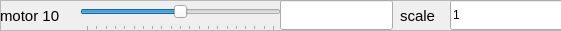
  <widget class="QFrame" name="frame_11">
   <property name="geometry">
    <rect>
     <x>10</x>
     <y>330</y>
     <width>561</width>
     <height>31</height>
    </rect>
   </property>
   <property name="frameShape">
    <enum>QFrame::StyledPanel</enum>
   </property>
   <property name="frameShadow">
    <enum>QFrame::Raised</enum>
   </property>
   <widget class="QLabel" name="name_11">
    <property name="geometry">
     <rect>
      <x>0</x>
      <y>0</y>
      <width>81</width>
      <height>31</height>
     </rect>
    </property>
    <property name="font">
     <font>
      <pointsize>11</pointsize>
      <weight>50</weight>
      <italic>false</italic>
      <bold>false</bold>
     </font>
    </property>
    <property name="text">
     <string>motor 10</string>
    </property>
   </widget>
   <widget class="QSlider" name="motor_setPoint_slider_10">
    <property name="geometry">
     <rect>
      <x>80</x>
      <y>0</y>
      <width>201</width>
      <height>31</height>
     </rect>
    </property>
    <property name="toolTip">
     <string extracomment="slider to move change set point for this motor"/>
    </property>
    <property name="minimum">
     <number>-100</number>
    </property>
    <property name="maximum">
     <number>100</number>
    </property>
    <property name="value">
     <number>0</number>
    </property>
    <property name="orientation">
     <enum>Qt::Horizontal</enum>
    </property>
    <property name="tickPosition">
     <enum>QSlider::TicksBelow</enum>
    </property>
    <property name="tickInterval">
     <number>10</number>
    </property>
   </widget>
   <widget class="QLineEdit" name="motor_setPoint_10">
    <property name="geometry">
     <rect>
      <x>280</x>
      <y>0</y>
      <width>113</width>
      <height>30</height>
     </rect>
    </property>
    <property name="text">
     <string extracomment="manually change set point here"/>
    </property>
    <property name="readOnly">
     <bool>true</bool>
    </property>
   </widget>
   <widget class="QLabel" name="scale_11">
    <property name="geometry">
     <rect>
      <x>400</x>
      <y>0</y>
      <width>41</width>
      <height>31</height>
     </rect>
    </property>
    <property name="font">
     <font>
      <pointsize>11</pointsize>
      <weight>50</weight>
      <italic>false</italic>
      <bold>false</bold>
     </font>
    </property>
    <property name="text">
     <string>scale</string>
    </property>
   </widget>
   <widget class="QLineEdit" name="motor_scale_10">
    <property name="geometry">
     <rect>
      <x>450</x>
      <y>0</y>
      <width>113</width>
      <height>30</height>
     </rect>
    </property>
    <property name="text">
     <string extracomment="use this to scale the slider (-100,100)">1</string>
    </property>
    <property name="readOnly">
     <bool>false</bool>
    </property>
   </widget>
  </widget>
